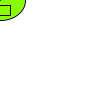
Frame 1 (no input)
Frame 60 (the mouse pressed at the canvas centre just before this capture): identical to frame 1, image omitted
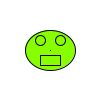
Frame 120 (the mouse held since frame 60 and released just before this capture)

The Processing sketch that drew these frames (run headless with seeded random() and noise(); from frame 60 on, the mouse is pressed at the canvas centre):

// Processing sketch: processing_23565
// ── processing_23565.pde

int x; // declare variables for the x and y coordinates of our monster here
int y;

void setup(){
  smooth(); // initial conditions
}

void draw(){
  x = mouseX; // assign our variables the values of the mouse coordinates for each run of draw
  y = mouseY;
  
  background(255);// define and draw our monster
  fill(135,255,0); //head
ellipse(x,y,50,40);
ellipse(x-10,y-10,10,10);//left eye
ellipse(x+10,y-10,10,10);//right eye
point(x,y);//nose
rectMode(CENTER);//use center to draw rectangle
//makes it easier to draw
rect(x,y+10,20,10);//mouth
//x+=2;
}
